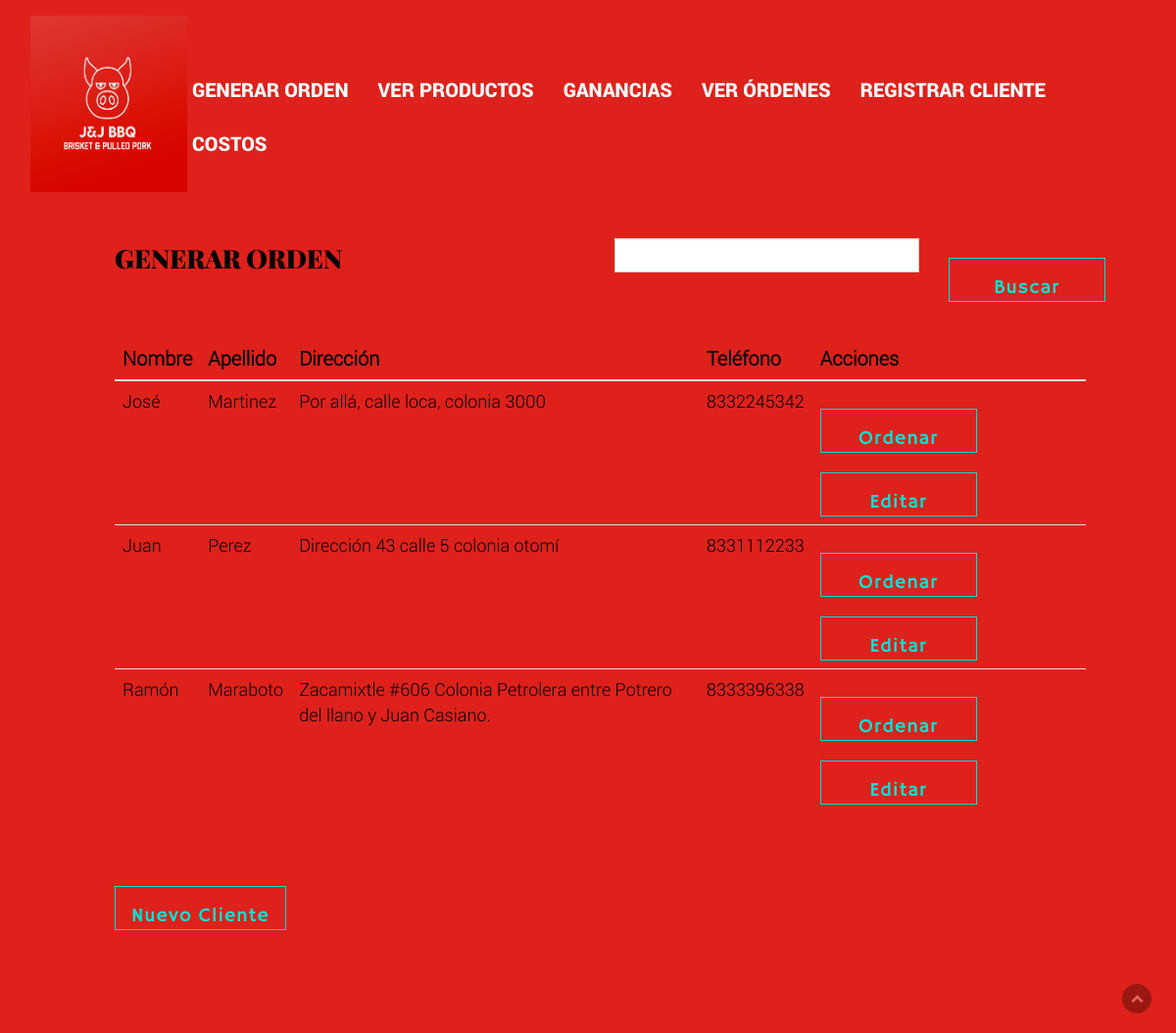
Page /generar-orden.php on the committed database.
### tables this page shows
CREATE TABLE `clientes` (
  `id` int(3) NOT NULL,
  `nombre` varchar(50) NOT NULL,
  `apellido` varchar(50) NOT NULL,
  `direccion` varchar(100) NOT NULL,
  `telefono` varchar(15) NOT NULL,
  `ordenes` int(3) NOT NULL
);

### generar-orden.php (the view, shortened to what this page needs)
<!doctype html>
 <html class="no-js" lang="">
    <head>
        <link rel="stylesheet" href="assets/css/fonticons.css">
        <link rel="stylesheet" href="assets/fonts/stylesheet.css">
        <link rel="stylesheet" href="assets/css/font-awesome.min.css">
        <link rel="stylesheet" href="assets/css/jquery.fancybox.css">
        <link rel="stylesheet" href="assets/css/bootstrap.min.css">
        <link rel="stylesheet" href="assets/css/magnific-popup.css">
        <link rel="stylesheet" href="assets/css/plugins.css" />
        <link rel="stylesheet" href="assets/css/style.css">
        <link rel="stylesheet" href="assets/css/responsive.css" />
    </head>
    <?php
    include('dbconnect.php');
    $busqueda = $_GET['filtro'];
    if($busqueda != null){
        $query = "SELECT * FROM clientes WHERE telefono='$busqueda'";
    }else{
        $query = "SELECT * FROM clientes ORDER BY nombre ASC";
    }
    $result = mysqli_query($conn, $query);
    ?>
    <body data-spy="scroll" data-target=".navbar-collapse">
        <div class="culmn">
            <header id="main_menu" class="header navbar-fixed-top">
                <div class="main_menu_bg">
                    <div class="container">
                        <div class="row">
                            <div class="nave_menu">
                                <nav class="navbar navbar-default">
                                    <div class="container-fluid">
                                        <div class="navbar-header">
                                            <a class="navbar-brand" href="index.php">
                                                <img src="assets/images/logos.png" style="height:180px; width:200px;"/>
                                            </a>
                                        </div>
                                        <div class="collapse navbar-collapse" id="bs-example-navbar-collapse-1">
                                            <ul class="nav navbar-nav" style="padding-left:150px;">
                                                <li><a href="generar-orden.php" style="font-size:20px;">GENERAR ORDEN</a></li>
                                                <li><a href="ver-productos.php" style="font-size:20px;">VER PRODUCTOS</a></li>
                                                <li><a href="ganancias.php" style="font-size:20px;">GANANCIAS</a></li>
                                                <li><a href="ver-ordenes.php" style="font-size:20px;">VER ÓRDENES</a></li>
                                                <li><a href="registrar-cliente.php" style="font-size:20px;">REGISTRAR CLIENTE</a></li>
                                                <li><a href="costos.php" style="font-size:20px;">COSTOS</a></li>
                                            </ul>
                                        </div>
                                    </div>
                                </nav>
                            </div>
                        </div>
                    </div>
                </div>
            </header>
        </div><br><br><br><br><br><br><br><br><br>
        <section id="about" class="about">
                <div class="container" style="width:100em; overflow-x: auto;">
                    <div class="row">
                        <div class="main_about_area sections">
                            <div class="col-sm-10 col-sm-offset-1">
                                <div class="main_about_content">
                                    <div class="row">
                                        <div class="col-sm-4 wow fadeInRight" data-wow-duration="700ms">
                                            <div class="single_about_right_content">
                                                <h2>Generar Orden</h2>
                                            </div>
                                        </div>
                                        <div class="col-sm-2">
                                        </div>
                                        <form role="form" action="generar-orden.php" method="get">
                                        <div class="col-sm-4">
                                            <input type="text" name="filtro" class="form-control">
                                        </div>
                                        <div class="col-sm-2">
                                            <button type="submit" class="btn bg-success btn-block">Buscar</button>
                                        </div>
                                    </div><br><br></form>
                                        <div class="row">
                                        <div class="col-sm-12 wow fadeInRight" data-wow-duration="700ms">
                                            <div class="single_about_right_content">
                <table class="table">
                    <thead>
                        <tr>
                            <th style="font-size:20px;">Nombre</th>
                            <th style="font-size:20px;">Apellido</th>
                            <th style="font-size:20px;">Dirección</th>
                            <th style="font-size:20px;">Teléfono</th>
                            <th style="font-size:20px;">Acciones</th>
                        </tr>
                    </thead>
                    <tbody>
                        <?php
                        while($row = mysqli_fetch_assoc($result)){
                        ?>
                        <tr>
                            <td style="font-size:18px;"><?php echo $row['nombre']; ?></td>
                            <td style="font-size:18px;"><?php echo $row['apellido']; ?></td>
                            <td style="font-size:18px;"><?php echo $row['direccion']; ?></td>
                            <td style="font-size:18px;"><?php echo $row['telefono']; ?></td>
                            <td>
                                <a href="crear-orden.php?id=<?php echo $row['id']; ?>" class="btn btn-success" role="button">Ordenar</a>
                                <a href="editar-cliente.php?id=<?php echo $row['id']; ?>" class="btn btn-success" role="button">Editar</a>
                            </td>
                        </tr>
                        <?php
                    }
                        ?>
                    </tbody>
                </table><br><br>
                <a href="registrar-cliente.php" class="btn btn-success" role="button">Nuevo Cliente</a>
                                            </div>
                                        </div>
                                    </div>
                                </div>
                            </div>
                        </div>
                    </div>
                </div>
            </section>
        <div class="scrollup">
            <a href="#"><i class="fa fa-chevron-up"></i></a>
        </div>
    </body>
</html>

### assets/css/style.css (style rules this page uses)
html, body { background-color: #DE211B; font-size: 0.875rem; color: #000000; width: 100%; padding: 0; margin-left: 0; margin-right: 0; font-family: 'robotolight'; font-weight: 300; width:100%; }
img { -moz-user-select: none; -webkit-user-select: none; -ms-user-select: none; user-select: none; -webkit-user-drag: none; user-drag: none; }
a, a:hover, a:active, a:focus { text-decoration: none; outline: none; }
a, button, a span { -webkit-transition: 0.2s ease-in-out; -o-transition: 0.2s ease-in-out; transition: 0.2s ease-in-out; }
*, *:before, *:after { -webkit-box-sizing: border-box; -moz-box-sizing: border-box; box-sizing: border-box; }
a { font-family: 'robotoregular'; }
img { max-width: 100%; }
.form-control { display: inline-block; height: 35px; padding: 6px 25px; font-size: 14px; line-height: 1.42857143; border: 1px solid #ccc; border-radius: 0px; -webkit-box-shadow: inset 0 1px 1px rgba(0,0,0,.075); box-shadow: inset 0 1px 1px rgba(0,0,0,.075); -webkit-transition: border-color ease-in-out .15s,-webkit-box-shadow ease-in-out .15s; -o-transition: border-color ease-in-out .15s,box-shadow ease-in-out .15s; transition: border-color ease-in-out .15s,box-shadow ease-in-out .15s; }
h1, h2, h3 { font-weight: 300; margin: 0; }
h2 { font-size:1.875rem; line-height: 3rem; text-transform: uppercase; font-family: 'playfair_displayblack'; }
.sections { padding-top:85px; padding-bottom: 105px; overflow: hidden; }
ul { margin:0; padding:0; list-style:none; }
.btn { display: inline-block; min-width: 160px; padding: .8em; height: 45px; text-align: center; color: #00e0d0; letter-spacing: 1px; margin: 0; font-size: 20px; border-radius: 0px; margin-top: 20px; background-color: transparent; transition: .5s; border: 1px solid #00e0d0; font-family: 'hammersmith_oneregular'; }
.main_menu_bg { margin-top: 0px; background-color: #DE211B; }
.main_menu_bg .navbar-default { background-color: #DE211B; border-color: transparent; transition: all .6s; margin: 15px auto; }
.main_menu_bg .navbar-nav>li>a { padding-top: 15px; padding-bottom: 20px; text-transform: uppercase; font-size: 0.875rem; color: #fff; font-family: 'robotoblack'; }
.navbar-brand { padding: 0px 15px; }
.navbar-brand>img { max-width: 80%; }
.culmn { width:100%; overflow: hidden; }
.video { background: #DE211B url(Sistema-bbq/assets/images/banner.jpg) no-repeat top center; background-size:cover; }
.scrollup { width: 30px; height: 30px; border-radius: 15px; opacity: .3; position: fixed; bottom: 20px; right: 25px; color: #fff; cursor: pointer; background-color: #000; z-index: 1000; transition: opacity .5s, background-color .5s; -moz-transition: opacity .5s, background-color .5s; -webkit-transition: opacity .5s, background-color .5s; }
.scrollup i { font-size: 13px; position: absolute; opacity: 1; color: #fff; left: 50%; top: 50%; margin-top: -7px; margin-left: -6px; text-decoration: none; }

### rows in the picture
clientes: nombre "José", apellido "Martinez", direccion "Por allá, calle loca, colonia 3000", telefono "8332245342"
clientes: nombre "Juan", apellido "Perez", direccion "Dirección 43 calle 5 colonia otomí", telefono "8331112233"
clientes: nombre "Ramón", apellido "Maraboto", direccion "Zacamixtle #606 Colonia Petrolera entre Potrero del llano y Juan Casiano.", telefono "8333396338"
